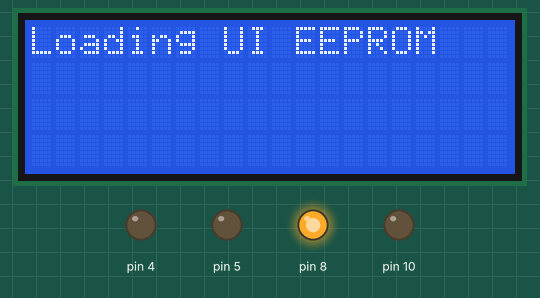
Recording of a sketch running on a simulated Arduino Uno, built with avr-gcc and run on an emulated ATmega328P. Shown: 20×4 character LCD, output pins drawn as LEDs (lit = HIGH). Wiring (inferred from the names in the program): 24Cxx EEPROM at I2C address 0x57. EEPROM starts erased; what the sketch prints to the serial monitor is not drawn.

Above: at 0.1 s.
At 2.6 s:
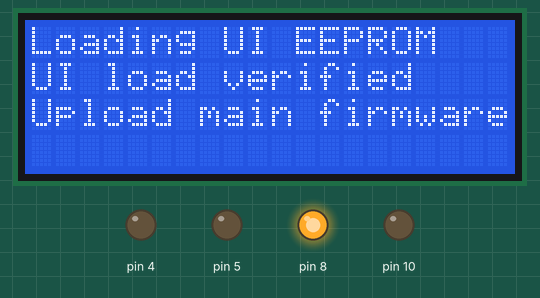

The sketch:

UiEepromProgrammer.ino
```cpp
/* Load external display assets before uploading AirPurifier.
   Only AT24C32 addresses 256..4095 may be written. Settings are preserved. */
#include <Wire.h>
#include <LiquidCrystal_I2C.h>
#include <avr/pgmspace.h>
#include "UiImage.h"

const uint8_t EEPROM_ADDRESS = 0x57;
LiquidCrystal_I2C lcd(0x27, 20, 4);
bool programmingSucceeded = false;

bool writeBlock(uint16_t address, const uint8_t *data, uint16_t length) {
  if (address < 256 || address > 4096 || length > 4096 - address) return false;
  while (length) {
    uint8_t chunk = 32 - address % 32;
    if (chunk > 30) chunk = 30;
    if (chunk > length) chunk = length;
    Wire.beginTransmission(EEPROM_ADDRESS);
    Wire.write((uint8_t)(address >> 8)); Wire.write((uint8_t)address);
    for (uint8_t i = 0; i < chunk; ++i) if (Wire.write(data[i]) != 1) return false;
    if (Wire.endTransmission() != 0) return false;
    delay(6);
    address += chunk; data += chunk; length -= chunk;
  }
  return true;
}

bool readBlock(uint16_t address, uint8_t *data, uint8_t length) {
  if (address < 256 || address > 4096 || length > 4096-address || length > 28) return false;
  Wire.beginTransmission(EEPROM_ADDRESS);
  Wire.write((uint8_t)(address >> 8)); Wire.write((uint8_t)address);
  if (Wire.endTransmission(false) != 0 || Wire.requestFrom(EEPROM_ADDRESS, length) != length) return false;
  for (uint8_t i = 0; i < length; ++i) data[i] = Wire.read();
  return true;
}

bool verifyPart(uint16_t offset, uint16_t length) {
  uint8_t block[28];
  while (length) {
    uint8_t count = length > sizeof(block) ? sizeof(block) : length;
    if (!readBlock(256 + offset, block, count)) return false;
    for (uint8_t i = 0; i < count; ++i)
      if (block[i] != pgm_read_byte(UI_IMAGE + offset + i)) return false;
    offset += count; length -= count;
  }
  return true;
}

bool programUiAssets() {
  // Invalidate first. Interrupted programming cannot appear to be complete.
  uint8_t block[28] = {0};
  if (!writeBlock(256, block, 8)) return false;
  for (uint16_t offset = 8; offset < sizeof(UI_IMAGE); ) {
    uint8_t count = sizeof(UI_IMAGE)-offset > sizeof(block) ? sizeof(block) : sizeof(UI_IMAGE)-offset;
    for (uint8_t i = 0; i < count; ++i) block[i] = pgm_read_byte(UI_IMAGE + offset + i);
    if (!writeBlock(256 + offset, block, count)) return false;
    offset += count;
  }
  if (!verifyPart(8, sizeof(UI_IMAGE)-8)) return false;
  // Commit the valid header only after the complete payload was verified.
  for (uint8_t i = 0; i < 8; ++i) block[i] = pgm_read_byte(UI_IMAGE + i);
  return writeBlock(256, block, 8) && verifyPart(0, sizeof(UI_IMAGE));
}

void setup() {
  // Same active-low relay and active-high sensor/LED wiring as the main sketch.
  digitalWrite(8, HIGH); pinMode(8, OUTPUT);
  digitalWrite(4, LOW); pinMode(4, OUTPUT);
  digitalWrite(5, LOW); pinMode(5, OUTPUT);
  digitalWrite(10, LOW); pinMode(10, OUTPUT);
  Serial.begin(9600);
  Wire.begin(); Wire.setClock(100000); Wire.setWireTimeout(25000UL, true);
  lcd.init(); lcd.backlight(); lcd.setCursor(0,0); lcd.print(F("Loading UI EEPROM"));
  programmingSucceeded = programUiAssets();
  const char *status = programmingSucceeded ? "UI load verified" : "UI load FAILED";
  lcd.setCursor(0,1); lcd.print(status); Serial.println(status);
  lcd.setCursor(0,2); lcd.print(F("Upload main firmware"));
}

void loop() {}
```

Source omitted: UiImage.h (data table, 21048 bytes)
